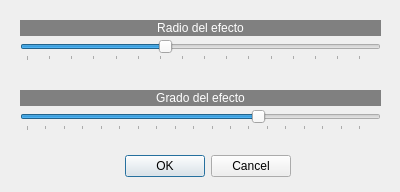
<?xml version="1.0" encoding="UTF-8"?>
<ui version="4.0">
 <class>PincharEstirar</class>
 <widget class="QDialog" name="PincharEstirar">
  <property name="windowModality">
   <enum>Qt::WindowModality::WindowModal</enum>
  </property>
  <property name="geometry">
   <rect>
    <x>0</x>
    <y>0</y>
    <width>400</width>
    <height>192</height>
   </rect>
  </property>
  <property name="windowTitle">
   <string>Efecto de pinchar/estirar</string>
  </property>
  <widget class="QLabel" name="label">
   <property name="geometry">
    <rect>
     <x>20</x>
     <y>20</y>
     <width>361</width>
     <height>16</height>
    </rect>
   </property>
   <property name="styleSheet">
    <string notr="true">background-color: rgb(128, 128, 128);
color: rgb(255, 255, 255);</string>
   </property>
   <property name="text">
    <string>Radio del efecto</string>
   </property>
   <property name="alignment">
    <set>Qt::AlignmentFlag::AlignCenter</set>
   </property>
  </widget>
  <widget class="QSlider" name="horizontalSlider">
   <property name="geometry">
    <rect>
     <x>20</x>
     <y>40</y>
     <width>361</width>
     <height>21</height>
    </rect>
   </property>
   <property name="minimum">
    <number>0</number>
   </property>
   <property name="maximum">
    <number>500</number>
   </property>
   <property name="pageStep">
    <number>16</number>
   </property>
   <property name="value">
    <number>200</number>
   </property>
   <property name="orientation">
    <enum>Qt::Orientation::Horizontal</enum>
   </property>
   <property name="tickPosition">
    <enum>QSlider::TickPosition::TicksBelow</enum>
   </property>
   <property name="tickInterval">
    <number>32</number>
   </property>
  </widget>
  <widget class="QDialogButtonBox" name="buttonBox">
   <property name="geometry">
    <rect>
     <x>-50</x>
     <y>150</y>
     <width>341</width>
     <height>32</height>
    </rect>
   </property>
   <property name="orientation">
    <enum>Qt::Orientation::Horizontal</enum>
   </property>
   <property name="standardButtons">
    <set>QDialogButtonBox::StandardButton::Cancel|QDialogButtonBox::StandardButton::Ok</set>
   </property>
  </widget>
  <widget class="QLabel" name="label_2">
   <property name="geometry">
    <rect>
     <x>20</x>
     <y>90</y>
     <width>361</width>
     <height>16</height>
    </rect>
   </property>
   <property name="styleSheet">
    <string notr="true">background-color: rgb(128, 128, 128);
color: rgb(255, 255, 255);</string>
   </property>
   <property name="text">
    <string>Grado del efecto</string>
   </property>
   <property name="alignment">
    <set>Qt::AlignmentFlag::AlignCenter</set>
   </property>
  </widget>
  <widget class="QSlider" name="horizontalSlider_2">
   <property name="geometry">
    <rect>
     <x>20</x>
     <y>110</y>
     <width>361</width>
     <height>21</height>
    </rect>
   </property>
   <property name="minimum">
    <number>-300</number>
   </property>
   <property name="maximum">
    <number>300</number>
   </property>
   <property name="pageStep">
    <number>16</number>
   </property>
   <property name="value">
    <number>100</number>
   </property>
   <property name="orientation">
    <enum>Qt::Orientation::Horizontal</enum>
   </property>
   <property name="tickPosition">
    <enum>QSlider::TickPosition::TicksBelow</enum>
   </property>
   <property name="tickInterval">
    <number>32</number>
   </property>
  </widget>
 </widget>
 <resources/>
<connections>
  <connection>
   <sender>buttonBox</sender>
   <signal>accepted()</signal>
   <receiver>PincharEstirar</receiver>
   <slot>accept()</slot>
  </connection>
  <connection>
   <sender>buttonBox</sender>
   <signal>rejected()</signal>
   <receiver>PincharEstirar</receiver>
   <slot>reject()</slot>
  </connection>
 </connections>
</ui>
